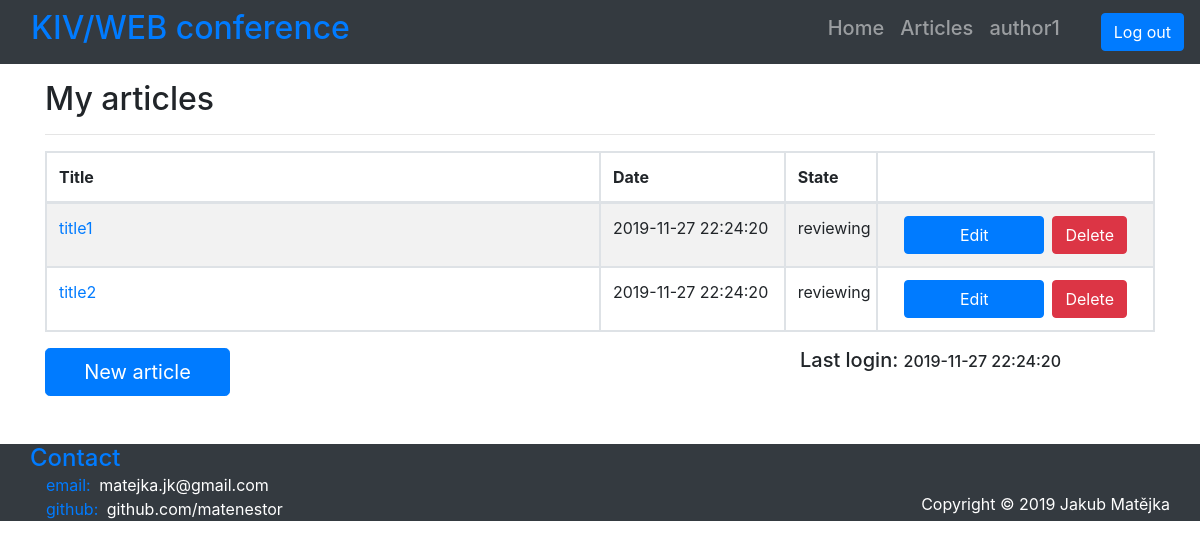
The app's page /index.php?page=user (signed in) with its own data.
### tables this page shows
CREATE TABLE IF NOT EXISTS `article` (
  `id_article` int(11) NOT NULL,
  `user_id_user` int(11) NOT NULL,
  `title` varchar(256) NOT NULL,
  `author` varchar(128) NOT NULL,
  `date` datetime NOT NULL DEFAULT current_timestamp(),
  `file` varchar(256) NOT NULL,
  `status` enum('reviewing','published','refused') NOT NULL DEFAULT 'reviewing',
  `abstract` text NOT NULL
);

### app/Controllers/ABaseController.php (called while the page is built, shortened)
<?php
abstract class ABaseController {
    protected function getView($view, $title, $data=null) {
        require APP_PATH.DIR_VIEWS.LAYOUT.EXT_VIEW;
        $template = ob_get_clean();
        return $template;
    }
    public function getContent($view, $data) {
        require APP_PATH.DIR_VIEWS.$view.EXT_VIEW;
    }
}

### app/Controllers/AuthorController.php (called while the page is built)
<?php
class AuthorController extends ABaseController {
    private $dbUser;
    private $dbArticles;
    public function __construct() {
        $this->view = "AuthorView";
        $this->title = "Author";
        $this->dbUser = new UserModel();
        $this->dbArticles = new ArticlesModel();
    }
    public function process() {
        global $login;
        $userName = $login->getLoginUserName();
        $this->data = $this->dbArticles->getArticlesByUser($userName);
        $this->data["last_login"] = $this->dbUser->getUserLastLogin($userName);
        $this->show();
    }
    private function show() {
        $template = parent::getView(
            $this->view,
            $this->title,
            $this->data
        );
        return $template;
    }
}

### app/Controllers/UserController.php (called while the page is built, shortened)
<?php
class UserController extends ABaseController {
    private $dbUser;
    public function __construct() {
        $this->dbUser = new UserModel();
    }
    public function process() {
        global $login;
        $userName = $login->getLoginUserName();
        $userRole = $this->dbUser->getUserRole($userName);
        switch ($userRole) {
            case "author":
                $controller = new AuthorController();
                break;
        }
        $controller->process();
    }
}

### index.php (called while the page is built, shortened)
<?php
$login = new LoginService();
$router = new RouterService();
$router->route();

### app/Models/BaseModel.php (called while the page is built, shortened)
<?php
class BaseModel {
    private $pdo;
    public function __construct() {
        $this->pdo = $this->connectDB();
    }
    private function connectDB() {
        try {
            $pdo = new PDO("mysql:host=".DB_SERVER.";dbname=".DB_NAME, DB_USER, DB_PASS);
            $pdo->exec("set names utf8");
        }
        catch(PDOException $ex){
            die("Unable to connect to database. Please try again in a few minutes.");
        }
        return $pdo;
    }
    private function disconnectDB() {
        $this->pdo = null;
    }
    protected function executeQuery(string $query) {
        $stmt = $this->pdo->query($query);
        if ($stmt) {
            return $stmt;
        }
        else {
            $error = $this->pdo->errorInfo();
            echo $error[2];
            return null;
        }
    }
    protected function selectFromTable(string $select, string $tableName, string $where="", string $orderBy="", string $sort="", string $groupBy="") {
        $query = "SELECT ".$select." FROM ".$tableName
            .(($where=="")   ? "" : " WHERE ".$where)
            .(($orderBy=="") ? "" : " ORDER BY ".$orderBy)
            .(($sort=="")    ? "" : " ".$sort)
            .(($groupBy=="") ? "" : " GROUP BY ".$groupBy);
        $result = $this->executeQuery($query);
        return $result->fetchAll();
    }
}

### app/Models/UserModel.php (called while the page is built, shortened)
<?php
class UserModel extends BaseModel {
    public function getUserID($userName) {
        return $this->getUserByName($userName)[0]["id_user"];
    }
    private function getUserByName($name) {
        $select = "*";
        $where = "username='$name'";
        return parent::selectFromTable($select, TABLE_USER, $where);
    }
}

### app/Models/ArticlesModel.php (called while the page is built, shortened)
<?php
class ArticlesModel extends BaseModel {
    private $dbUser;
    public function __construct() {
        $this->dbUser = new UserModel();
    }
    public function getArticlesByUser($user) {
        $idUser = $this->dbUser->getUserID($user);
        $select = "*";
        $where = "user_id_user=$idUser";
        return parent::selectFromTable($select, TABLE_ARTICLE, $where);
    }
}

### app/services/LoginService.php (called while the page is built, shortened)
<?php
class LoginService {
    private $name;
    private $sess;
    public function __construct() {
        $this->name = "username";
        $this->sess = new SessionService();
    }
    public function getLoginUserName() {
        return $this->sess->readSession($this->name);
    }
}

### app/services/SessionService.php (called while the page is built, shortened)
<?php
class SessionService {
    public function readSession($key) {
        $value = null;
        if($this->isSessionSet($key)) {
            $value = $_SESSION[$key];
        }
        return $value;
    }
    public function isSessionSet($key) {
        return isset($_SESSION[$key]);
    }
}

### app/Views/AuthorView.phtml (the view)
<p class="h2">My articles</p>
<hr>
<div class="table-wrapper">
    <table class="table table-striped table-hover table-bordered">
        <thead>
        <tr class="row mx-auto">
            <th class="col-1 col-sm-6">Title</th>
            <th class="col-2">Date</th>
            <th class="col-1">State</th>
            <th class="col-3"></th>
        </tr>
        </thead>
        <tbody>
        <?php foreach ($data as $key => $article): ?>
            <?php if (!is_array($article)) break; ?>
        <tr class="row mx-auto">
            <td class="col-1 col-sm-6"><a href="<?= ROOT_PATH.FILES.$article["file"]; ?>" target="_blank"><?= $article["title"]; ?></a></td>
            <td class="col-2"><?= $article["date"]; ?></td>
            <td class="col-1"><?= $article["status"]; ?></td>
            <td class="col-3">
                <div class="row justify-content-center">
                    <a href="<?= INDEX."?page=new_article&id_article=".$article["id_article"] ?>" class="col-6 btn btn-primary mr-2" role="button" aria-pressed="true">Edit</a>
                    <form action="<?= INDEX ?>" method="post">
                        <button type="submit" name="delete_article" value="<?= $article["id_article"] ?>" class="col btn btn-danger">Delete</button>
                    </form>
                </div>
            </td>
        </tr>
        <?php endforeach; ?>
        </tbody>
    </table>
    <div class="row justify-content-between mb-5 mx-auto">
        <a href="<?= INDEX."?page=new_article"?>" class="col-2 btn btn-primary btn-lg" role="button" aria-pressed="true">New article</a>
        <p class="col-4 h5">Last login: <span class="h6"><?= $data["last_login"] ?></span></p>
    </div>
</div>

### app/Views/Layout.phtml (style rules this page uses)
body { padding-top: 80px; }

### records on screen
article: title "title1", date "2019-11-27 22:24:20", status "reviewing", $article["id_article"] 1 (drawn)
article: title "title2", date "2019-11-27 22:24:20", status "reviewing", $article["id_article"] 2 (drawn)

### other values on screen
$login->getLoginUserName() "author1"
$data["last_login"] "2019-11-27 22:24:20"
